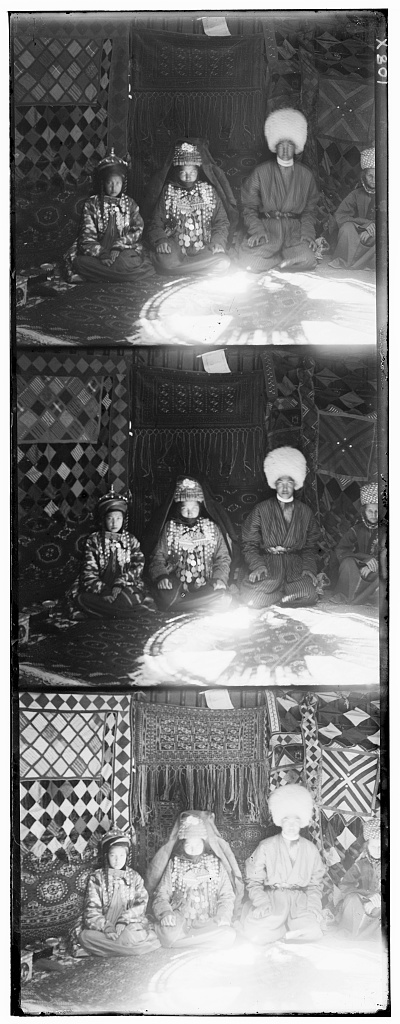
#> input picture 1/data/4people.jpg, 400 x 1024 px
$ python -i small_align.py   (imports and definitions only)
#> lines starting #> are read from the running program, lines starting #| are printed output that depends on the picture
#> in process_image, image is the input picture: shape (1024, 400); min 0, max 255, mean 122.1
import numpy as np
import cv2
import os
import sys
import glob

DATA_DIR = os.path.join('..', 'data')
OUTPUT_DIR = os.path.join('..', 'outputs_new')

def ensure_dir(directory):
    if not os.path.exists(directory):
        os.makedirs(directory)

def split_channels(image):
    height = image.shape[0] // 3
#> height = 341
    blue = image[0:height, :]
    green = image[height:2*height, :]
    red = image[2*height:3*height, :]
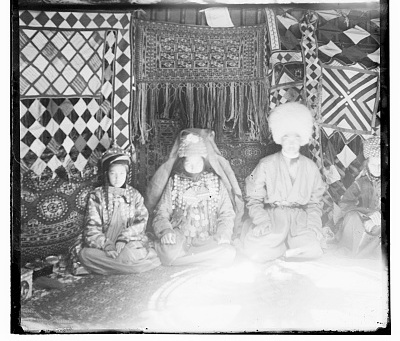
#> red: shape (341, 400); min 0, max 255, mean 161.8
    return blue, green, red

def crop(img, border=10):
#> called with border = 10
    h, w = img.shape
#> h = 341; w = 400
    return img[border: h - border, border: w - border]

# [17 lines left out: function align_l2, not called in this run]

def ncc(a: np.ndarray, b: np.ndarray) -> float:
    # return scalar fraction, higher means more similar
    a = a.astype(np.float32)
    b = b.astype(np.float32)
    a -= np.mean(a)
    b -= np.mean(b)
    denominator = np.linalg.norm(a) * np.linalg.norm(b) + 1e-10
    return float(np.sum(a * b) / denominator)

def align_ncc(base, target, max_shift=15, border=10):
    base = crop(base, border).astype(np.float32)
    best_offset = (0,0)
    best_score = -1.0

    for x_shift in range(-max_shift, max_shift + 1):
        for y_shift in range(-max_shift, max_shift + 1):
            shifted_target = np.roll(target, shift=(y_shift, x_shift), axis=(0, 1))
            shifted_target = crop(shifted_target, border).astype(np.float32)

            score = ncc(base, shifted_target) #ncc score

            if score > best_score:
                best_score = score
                best_offset = (y_shift, x_shift)
#> this loop made 31 passes
#> pass 1, in ncc (call 2), `b = b.astype(np.float32)`:
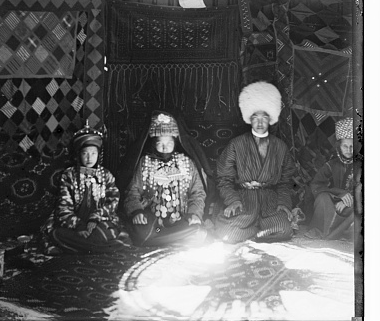
#> b: shape (321, 380) float32; min 0, max 255, mean 97.5
#> the loop in align_ncc (call 2), `for x_shift in range(-max_shift, max_shift + 1):` made 31 passes
#> pass 1, in ncc (call 963), `b = b.astype(np.float32)`:
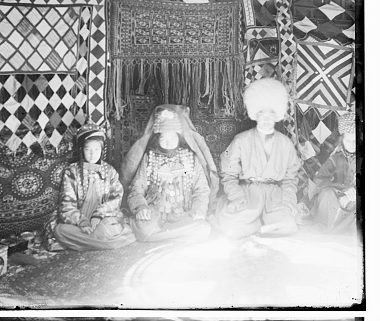
#> b: shape (321, 380) float32; min 0, max 255, mean 167.5
#|   G offset (dy, dx): (5, -1)
#|   R offset (dy, dx): (8, -5)

    return best_offset

def reconstruct(blue, green, red, offsets): # just shift r and g not b
#> called with offsets = ((5, -1), (8, -5))
    aligned_green = np.roll(green, shift=offsets[0], axis=(0, 1))
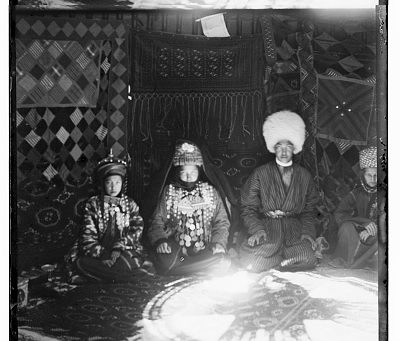
#> aligned_green: shape (341, 400); min 0, max 255, mean 96.5
    aligned_red = np.roll(red, shift=offsets[1], axis=(0, 1))
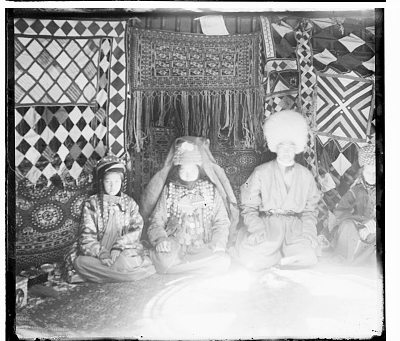
#> aligned_red: shape (341, 400); min 0, max 255, mean 161.8
    return np.dstack([blue, aligned_green, aligned_red])
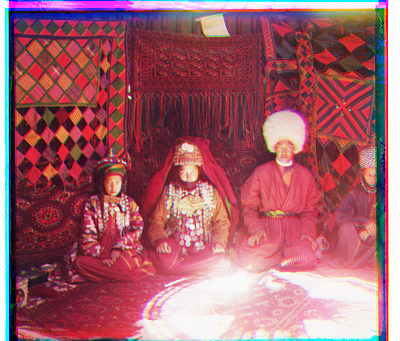
#> returned value: shape (341, 400, 3); mean of channels 0, 1, 2 107.8, 96.5, 161.8; drawn as B, G, R

def crop_final(img, border=0):
#> called with border = 7
    h, w, _ = img.shape
    return img[border: h - border, border: w - border, :]
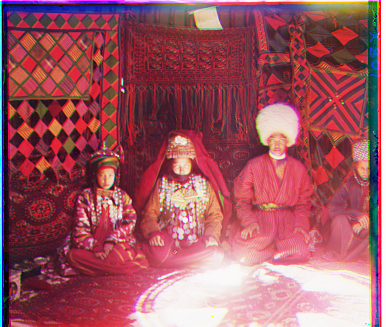
#> returned value: shape (327, 386, 3); mean of channels 0, 1, 2 97.7, 87.2, 158.3; drawn as B, G, R

# [8 lines left out: function stretch, not called in this run]

def process_image(path, method='ncc', stretch_bool=False):
    align_method = method  # 'l2' or 'ncc'
    max_shift = 15
    border = 10  # crop border for alignment metric computation

    file_name = os.path.basename(path)
    print(f"processing {file_name}...")

    # load grayscale imgs
    image = cv2.imread(path, cv2.IMREAD_GRAYSCALE)
    if image is None:
        print(f"  skipping {file_name}, not found or cannot be opened.")


    blue, green, red = split_channels(image)

    # normalize channels to [0, 255]... (histogram equalization simple version)
    if stretch_bool:
        blue = stretch(blue, 10, 90)
        green = stretch(green, 1, 99)
        red = stretch(red, 10, 90)

    if align_method == 'l2':
        green_offset = align_l2(blue, green, max_shift, border) # align g and r to b
        red_offset = align_l2(blue, red, max_shift, border)
    elif align_method == 'ncc':
        green_offset = align_ncc(blue, green, max_shift, border) # align g and r to b
        red_offset = align_ncc(blue, red, max_shift, border)
    else:
        raise NotImplementedError(f"Alignment method '{align_method}' is not implemented. Only 'l2' and 'ncc' are available.")


    print(f"  G offset (dy, dx): {green_offset}")
    print(f"  R offset (dy, dx): {red_offset}")

    print("reconstructing image...")
    aligned_image = reconstruct(blue, green, red, (green_offset, red_offset))

    final_image = crop_final(aligned_image, border=7)

    # save output
    base_file_name = os.path.splitext(file_name)[0]
    # if stretch_bool:
    #     base_file_name += "_stretch"
    # base_file_name += f"_{align_method}"

    output_path = os.path.join(OUTPUT_DIR, base_file_name + '.jpg')
    written = cv2.imwrite(output_path, final_image)

    if not written:
        absolute_path = os.path.abspath(output_path)
        raise RuntimeError(f"cs2.imwrite failed... does this path exist? {absolute_path}")
    print(f"saved aligned image to {output_path}")

# [20 lines left out: function main, not called in this run]

## main function
# [2 lines not run here, left out]

>>> result = process_image('../data/4people.jpg')

$ run again, on 1/outputs/4people.jpgstretch.jpg
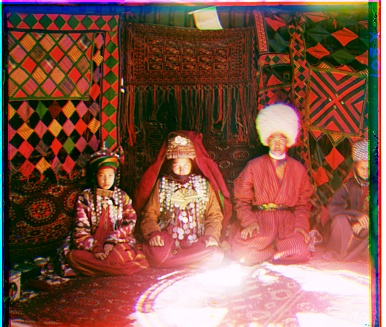
#> input picture 1/outputs/4people.jpgstretch.jpg, 386 x 327 px
#> the loop in align_ncc, `for x_shift in range(-max_shift, max_shift + 1):` made 31 passes
#> pass 1, in ncc (call 2), `b = b.astype(np.float32)`:
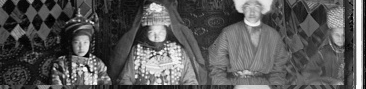
#> b: shape (89, 366) float32; min 0, max 255, mean 88.1
#|   G offset (dy, dx): (-15, 15)
#|   R offset (dy, dx): (15, 15)
#> in crop_final, `return img[border: h - border, border: w - border, :]`:
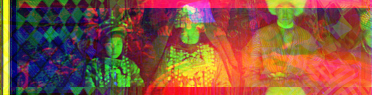
#> returned value: shape (95, 372, 3); mean of channels 0, 1, 2 64.2, 85.2, 135.8; drawn as B, G, R

$ run again, on 1/outputs_new/4people_bells.jpg
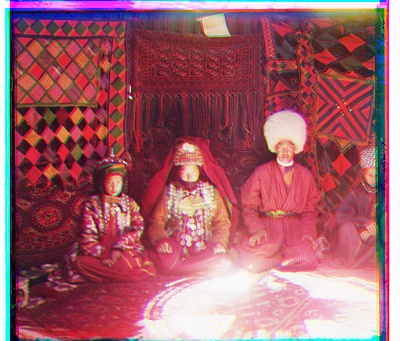
#> input picture 1/outputs_new/4people_bells.jpg, 400 x 341 px
#> the loop in align_ncc, `for x_shift in range(-max_shift, max_shift + 1):` made 31 passes
#> pass 1, in ncc (call 2), `b = b.astype(np.float32)`:
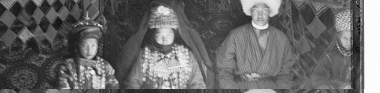
#> b: shape (93, 380) float32; min 11, max 255, mean 104.5
#|   G offset (dy, dx): (-15, -5)
#|   R offset (dy, dx): (15, -5)
#> in crop_final, `return img[border: h - border, border: w - border, :]`:
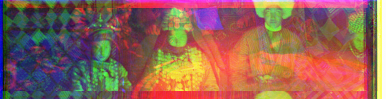
#> returned value: shape (99, 386, 3); mean of channels 0, 1, 2 86.3, 99.6, 146.1; drawn as B, G, R
